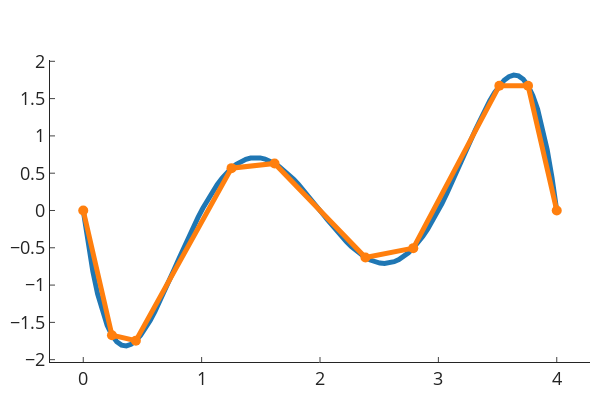

Notebook source saved alongside this figure:
### Code cell
x_smooth = numpy.array([0, 0.2424242424, 0.4444444444, 1.25252525252, 1.61616161612, 2.38383838383, 2.7878787878, 3.515151515, 3.7575757575, 4])
y_smooth = f(x_smooth)
plot([x, x_smooth], [y, y_smooth], "smooth.pdf")
